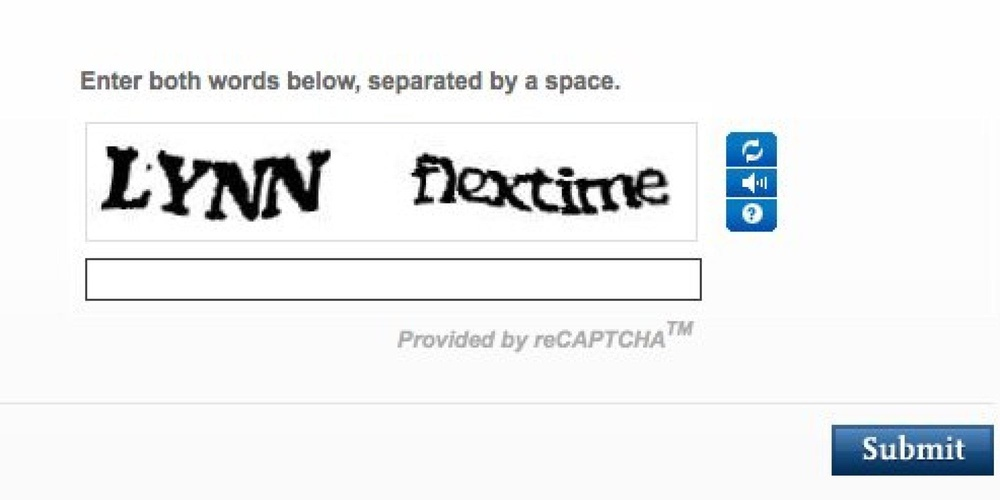
#> input picture lab_9.1/Zdjecia/img2.jpg, 1000 x 500 px, shrunk from 2000 x 1000 before the run
$ python main.py
#> lines starting #> are read from the running program, lines starting #| are printed output that depends on the picture; after the words box and inside, x2 and y2 are one past the last pixel; in counts of white or black regions, pixels touching at a corner belong together
import cv2
import pytesseract

pytesseract.pytesseract.tesseract_cmd = r'D:\Program Files\Tesseract-OCR\tesseract'

img = cv2.imread('Zdjecia/img2.jpg')
#> img is the input picture: shape (500, 1000, 3); mean B, G, R 240.5, 239.3, 237.9
img_convert = cv2.cvtColor(img, cv2.COLOR_BGR2GRAY)
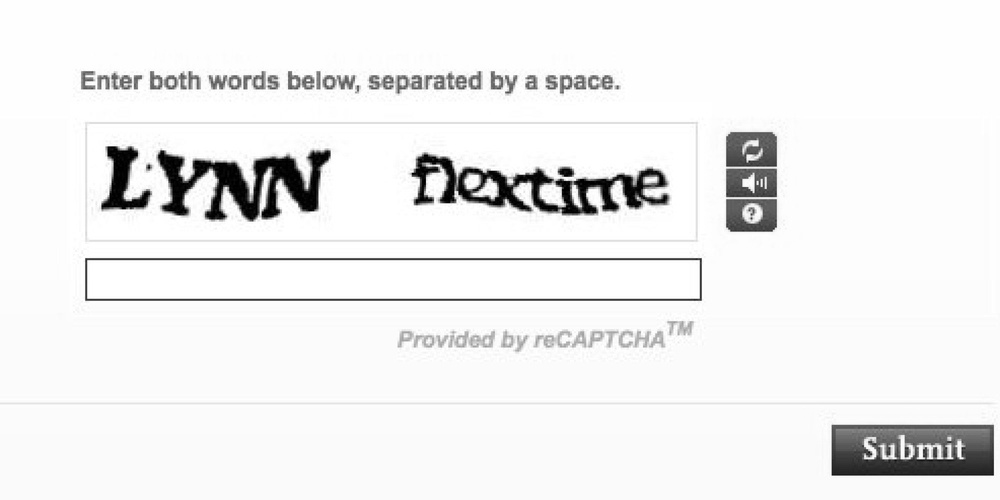
#> img_convert: shape (500, 1000); min 0, max 255, mean 239
img_convert = converted_img = cv2.threshold(cv2.GaussianBlur(img_convert, (5, 5), 0), 0, 255, cv2.THRESH_BINARY + cv2.THRESH_OTSU)[1]
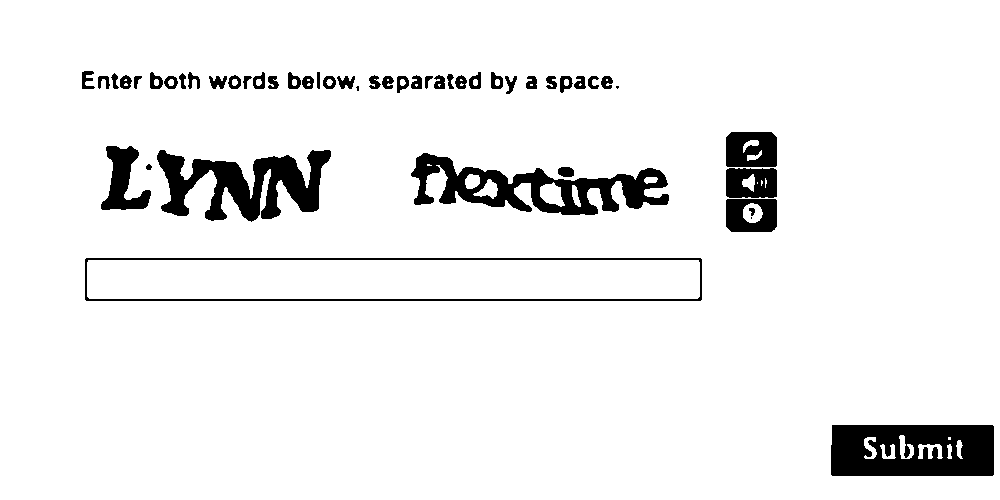
#> img_convert: shape (500, 1000); 93.4% white; 50 black regions (3 under 20 px), largest, box (x1, y1, x2, y2) and area: (831, 425, 994, 476) 7445, (411, 153, 669, 215) 6478, (157, 150, 331, 222) 6369

img_convert = cv2.threshold(cv2.bilateralFilter(img_convert, 5, 75, 75), 0, 255, cv2.THRESH_BINARY + cv2.THRESH_OTSU)[1]

img_convert = cv2.threshold(cv2.medianBlur(img_convert, 3), 0, 255, cv2.THRESH_BINARY + cv2.THRESH_OTSU)[1]
#> img_convert: shape (500, 1000); 93.4% white; 45 black regions (2 under 20 px), largest, box (x1, y1, x2, y2) and area: (831, 425, 994, 476) 7467, (411, 153, 669, 215) 6499, (157, 150, 331, 221) 6380

img_convert = cv2.adaptiveThreshold(cv2.GaussianBlur(img_convert, (5, 5), 0), 255, cv2.ADAPTIVE_THRESH_GAUSSIAN_C, cv2.THRESH_BINARY, 31, 2)
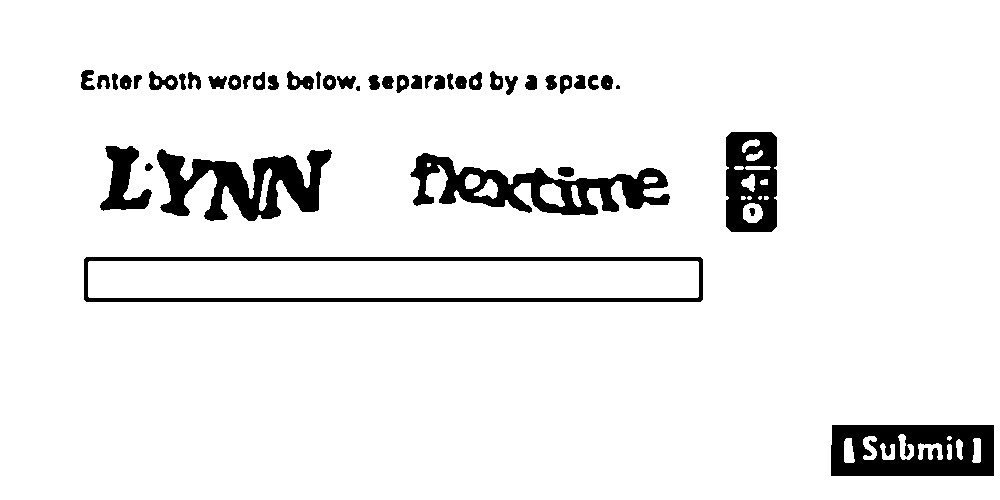
#> img_convert: shape (500, 1000); 92.9% white; 45 black regions (2 under 20 px), largest, box (x1, y1, x2, y2) and area: (831, 425, 994, 476) 6823, (410, 153, 670, 215) 6434, (157, 149, 332, 221) 6318

img_convert = cv2.adaptiveThreshold(cv2.bilateralFilter(img_convert, 9, 75, 75), 255, cv2.ADAPTIVE_THRESH_GAUSSIAN_C, cv2.THRESH_BINARY, 31, 2)

img_convert = cv2.adaptiveThreshold(cv2.medianBlur(img_convert, 3), 255, cv2.ADAPTIVE_THRESH_GAUSSIAN_C, cv2.THRESH_BINARY, 31, 2)
#> img_convert: shape (500, 1000); 92.9% white; 45 black regions (2 under 20 px), largest, box (x1, y1, x2, y2) and area: (831, 425, 994, 476) 6821, (411, 153, 670, 215) 6446, (157, 149, 332, 221) 6311

cv2.imshow('image', img_convert)
cv2.waitKey(0)
cv2.destroyAllWindows()

print(pytesseract.image_to_string(img_convert))
#> (this line was passed over: pytesseract is not available in this run)
